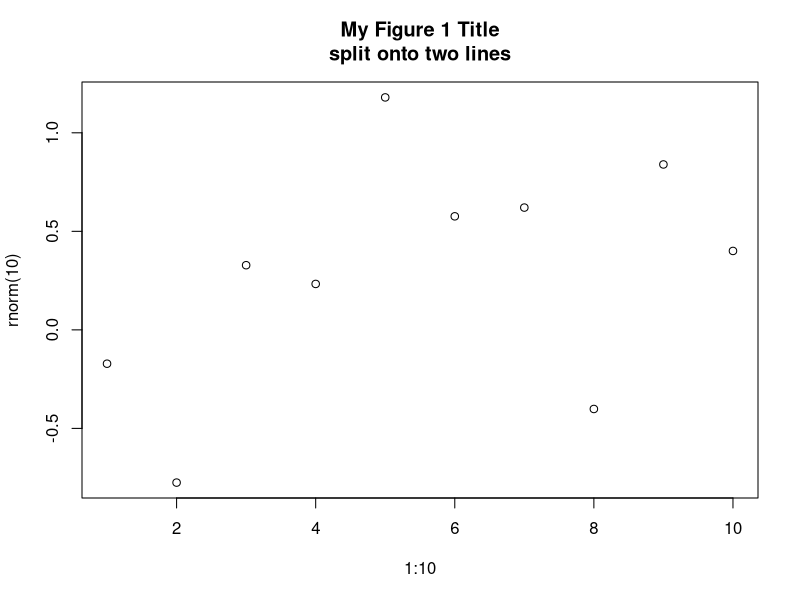

This chart was generated by the following R code: (Note: this script raises an error after producing the figure.)
# R course at CSU, April 2019
# David Luckett, djluckett@gmail.com, 0408 750 703

#----- Use of quotes in R -----

a <- "David Luckett"
b <- 'Betty Davis'
c = "Nelson Mandela"  # = is not recommended for assignment!
d='short'

a;b;c;d   # semi-colon allows multiple commands on a line

help(Quotes)

#----- Single quotes can be used to enclose double quotes (and visa versa) -----

dd <- '"It\'s alive!", he screamed.'
dd
cat(dd)

help(cat)

ee <- c("   \"It's alive!\", he screamed.   \n\n")
ee
cat(ee)   # The escaped quotes and line-feeds are interpreted in the output.


#----- Control characters can be useful for graph titles -----

ff <- "My Figure 1 Title\nsplit onto two lines"
cat(ff)
plot(1:10, rnorm(10), main=ff)

set.seed(1984)
xx <- c(1:10); yy <- rnorm(10)
ggplot(data=NULL, aes(xx, yy)) + geom_point(size=2) +
  ggtitle(ff) +
  labs(caption="Reference: D.J. Luckett (2018)") +
  theme_bw()
  #theme_base(base_size=12)

# Note: If you have a common or favourite graph format, save it as a customised theme for
# easy use in the future.
# See: https://chrischizinski.github.io/rstats/favorite-themes/


# Ends.
